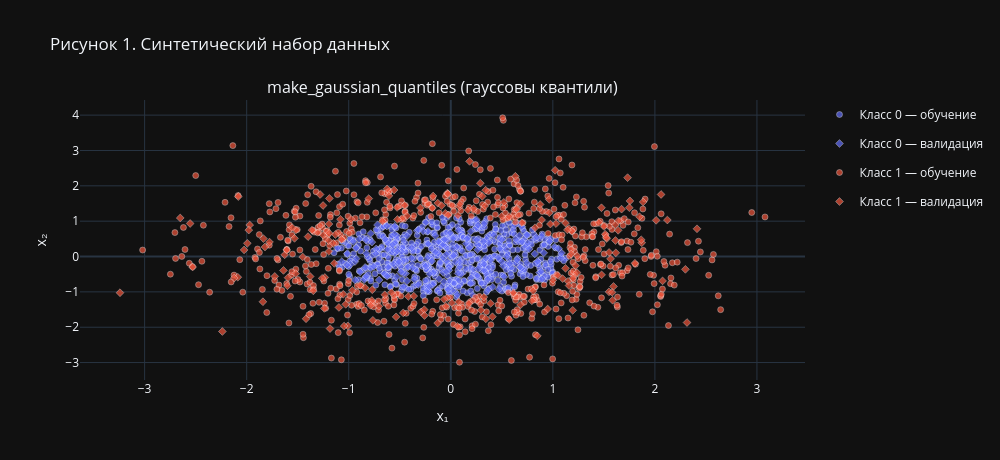

Notebook cell for this chart:
### Code cell
palette = ['#636EFA', '#EF553B']
fig = make_subplots(rows=1, cols=1,
    subplot_titles=['make_gaussian_quantiles (гауссовы квантили)'])

shown = set()
for col, (X_tr, y_tr, X_v, y_v) in enumerate([
    (X_g_tr, y_g_tr, X_g_val, y_g_val)
], 1):
    for cls in [0, 1]:
        for name, X_s, y_s, sym in [('обучение', X_tr, y_tr, 'circle'),
                                     ('валидация', X_v,  y_v,  'diamond')]:
            label = f'Класс {cls} — {name}'
            mask  = y_s == cls
            fig.add_trace(go.Scatter(
                x=X_s[mask, 0], y=X_s[mask, 1], mode='markers',
                name=label, legendgroup=label, showlegend=(label not in shown),
                marker=dict(color=palette[cls], symbol=sym, size=6, opacity=0.7,
                            line=dict(width=0.5, color='white'))
            ), row=1, col=col)
            shown.add(label)

fig.update_layout(title='Рисунок 1. Синтетический набор данных', height=460, width=1000,
                  xaxis_title='x₁', yaxis_title='x₂')
fig.show()

### Figure 1 — Plotly figure (JSON) as saved in the notebook; plotly's stock layout.template omitted (floating-point values rounded to 4 significant figures; data arrays with more than 128 entries replaced by an {"elided": "..."} marker saying what was removed)
{"data": [{"legendgroup": "Класс 0 — обучение", "marker": {"color": "#636EFA", "line": {"color": "white", "width": 0.5}, "opacity": 0.7, "size": 6, "symbol": "circle"}, "mode": "markers", "name": "Класс 0 — обучение", "showlegend": true, "type": "scatter", "x": {"elided": "562 float values"}, "xaxis": "x", "y": {"elided": "562 float values"}, "yaxis": "y"}, {"legendgroup": "Класс 0 — валидация", "marker": {"color": "#636EFA", "line": {"color": "white", "width": 0.5}, "opacity": 0.7, "size": 6, "symbol": "diamond"}, "mode": "markers", "name": "Класс 0 — валидация", "showlegend": true, "type": "scatter", "x": {"elided": "188 float values"}, "xaxis": "x", "y": {"elided": "188 float values"}, "yaxis": "y"}, {"legendgroup": "Класс 1 — обучение", "marker": {"color": "#EF553B", "line": {"color": "white", "width": 0.5}, "opacity": 0.7, "size": 6, "symbol": "circle"}, "mode": "markers", "name": "Класс 1 — обучение", "showlegend": true, "type": "scatter", "x": {"elided": "563 float values"}, "xaxis": "x", "y": {"elided": "563 float values"}, "yaxis": "y"}, {"legendgroup": "Класс 1 — валидация", "marker": {"color": "#EF553B", "line": {"color": "white", "width": 0.5}, "opacity": 0.7, "size": 6, "symbol": "diamond"}, "mode": "markers", "name": "Класс 1 — валидация", "showlegend": true, "type": "scatter", "x": {"elided": "187 float values"}, "xaxis": "x", "y": {"elided": "187 float values"}, "yaxis": "y"}], "layout": {"annotations": [{"font": {"size": 16}, "showarrow": false, "text": "make_gaussian_quantiles (гауссовы квантили)", "x": 0.5, "xanchor": "center", "xref": "paper", "y": 1, "yanchor": "bottom", "yref": "paper"}], "height": 460, "title": {"text": "Рисунок 1. Синтетический набор данных"}, "width": 1000, "xaxis": {"anchor": "y", "domain": [0, 1], "title": {"text": "x₁"}}, "yaxis": {"anchor": "x", "domain": [0, 1], "title": {"text": "x₂"}}}}
